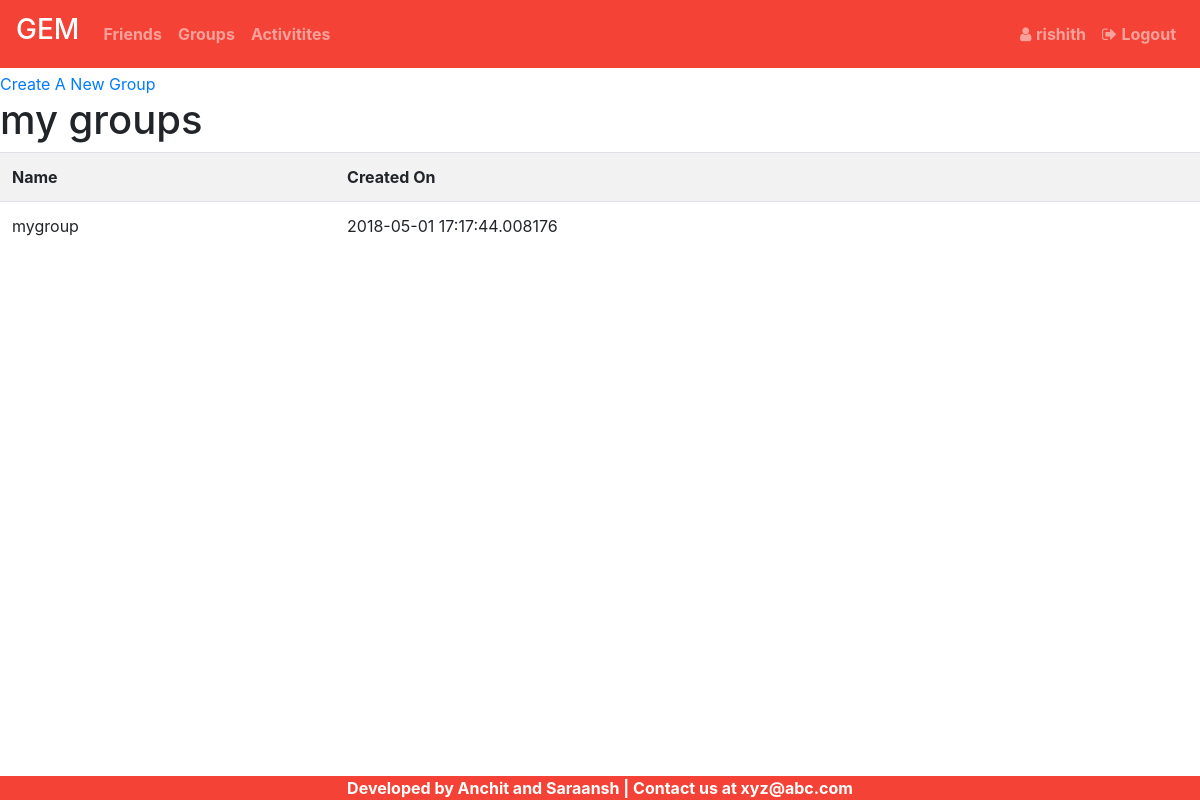
The page /groups/infinity (signed in) on the database its author committed.
### gem/models.py (models this page shows, shortened)
class User(UserMixin,db.Model):
	id=db.Column(db.Integer,primary_key=True)
	name=db.Column(db.String(100),index=True)
	username=db.Column(db.String(100),index=True,unique=True)
	email=db.Column(db.String(150),index=True,unique=True)
	pno=db.Column(db.String(20),index=True,unique=True)
	password=db.Column(db.String(100))
	city=db.Column(db.String(50))
	dob = db.Column(db.Date)
	gender = db.Column(db.String)
	friends=db.relationship('User',
		secondary=friends,
		primaryjoin=(friends.c.userID==id),
		secondaryjoin=(friends.c.friendID==id),
		lazy='dynamic'
	)

class Groups(db.Model):
	id=db.Column(db.Integer,primary_key=True)
	name=db.Column(db.String(100))
	num_mem=db.Column(db.Integer)
	creator=db.Column(db.String(100))
	when=db.Column(db.DateTime,default=datetime.utcnow,index=True)
	description=db.Column(db.String(200))
	transactions=db.relationship('Group_transactions',backref='group',lazy='dynamic',cascade="all,delete")
	members=db.relationship('User',
		secondary=group_helper_table,
		backref=db.backref('groups', lazy='dynamic'),lazy='dynamic')

### gem/routes.py (the view)
@gem.route('/groups/<username>',methods=['GET','POST'])
@login_required
def groups(username=None):
	del mem_list[:]
	if username is None:
		flash('Please login to proceed.')
		return redirect(url_for('login'))
	elif username!=current_user.username:
		flash('Access Denied 1' + " " + username)
		return redirect(url_for('friends',username=current_user.username))
	else:
		return render_template('groups.html',user=current_user)

### gem/models.py (called while the page is built)
@login.user_loader
def userloader(id):
	return User.query.get(int(id))

### gem/templates/groups.html
{% extends "base3.html" %}
{% block content %}
<br><br><br>
<a href="{{ url_for('create_group',username=user.username) }}">Create A New Group</a>
<h1>my groups</h1>
<table class="table table-striped">
<tr>
	<th>Name</th>
	<th>Created On</th>
</tr>
{% for g in user.groups %}
<tr data-url="{{ url_for('disp_group',username=user.username,id=g.id) }}">
	<td>{{g.name}}</td>
	<td>{{g.when}}</td>
</tr>
{% endfor %}
</table>
{% endblock %}

### gem/templates/base3.html (shortened to what this page needs)
<!DOCTYPE html>
<html>
<head>
	<link rel="stylesheet" href="https://maxcdn.bootstrapcdn.com/bootstrap/4.0.0/css/bootstrap.min.css">
	<link href="https://maxcdn.bootstrapcdn.com/font-awesome/4.7.0/css/font-awesome.min.css" rel="stylesheet">
</head>
<body>
		<nav class="navbar navbar-expand-sm navbar-dark fixed-top" style="background-color: #f44336">
		<div class="navbar-brand"><strong><h3>GEM</h3></strong></div>
		<div class="collapse navbar-collapse" id="nav-content">
			<ul class="navbar-nav">
				<li class="nav-item">
					<a href="{{url_for('friends',username=user.username)}}"><div class="nav-link"> <strong>Friends</strong> </div></a>
				</li>
				<li class="nav-item">
					<a href="{{url_for('groups',username=user.username)}}"><div class="nav-link"> <strong>Groups</strong> </div></a>
				</li>
				<li class="nav-item">
					<a href="{{url_for('activity',username=user.username)}}"><div class="nav-link"> <strong>Activitites</strong> </div></a>
				</li>
			</ul>
		</div>
		<div class="collapse navbar-collapse justify-content-end" id="nav-content1">
			<ul class="navbar-nav">
				<li class="nav-item">
					<a href="{{url_for('profile',name=user.username)}}"><div class="nav-link"><span class="fa fa-user"></span> <strong>{{user.name}}</strong> </div></a>
				</li>
				<li class="nav-item"><a class="nav-link" href="{{url_for('logout')}}"><span class="fa fa-sign-out"></span> <strong>Logout</strong></a></li>
			</ul>
		</div>
	</nav>
	{% block content %}
	{% endblock %}
	<div class="container-fluid fixed-bottom" style="background-color: #f44336;">
		<div class="text-center font-weight-bold" style="color: white">Developed by Anchit and Saraansh | Contact us at xyz@abc.com</div>
	</div>
</body>
</html>

### rows shown on the page
User: name "rishith"
Groups: name "mygroup", when "2018-05-01 17:17:44.008176"
